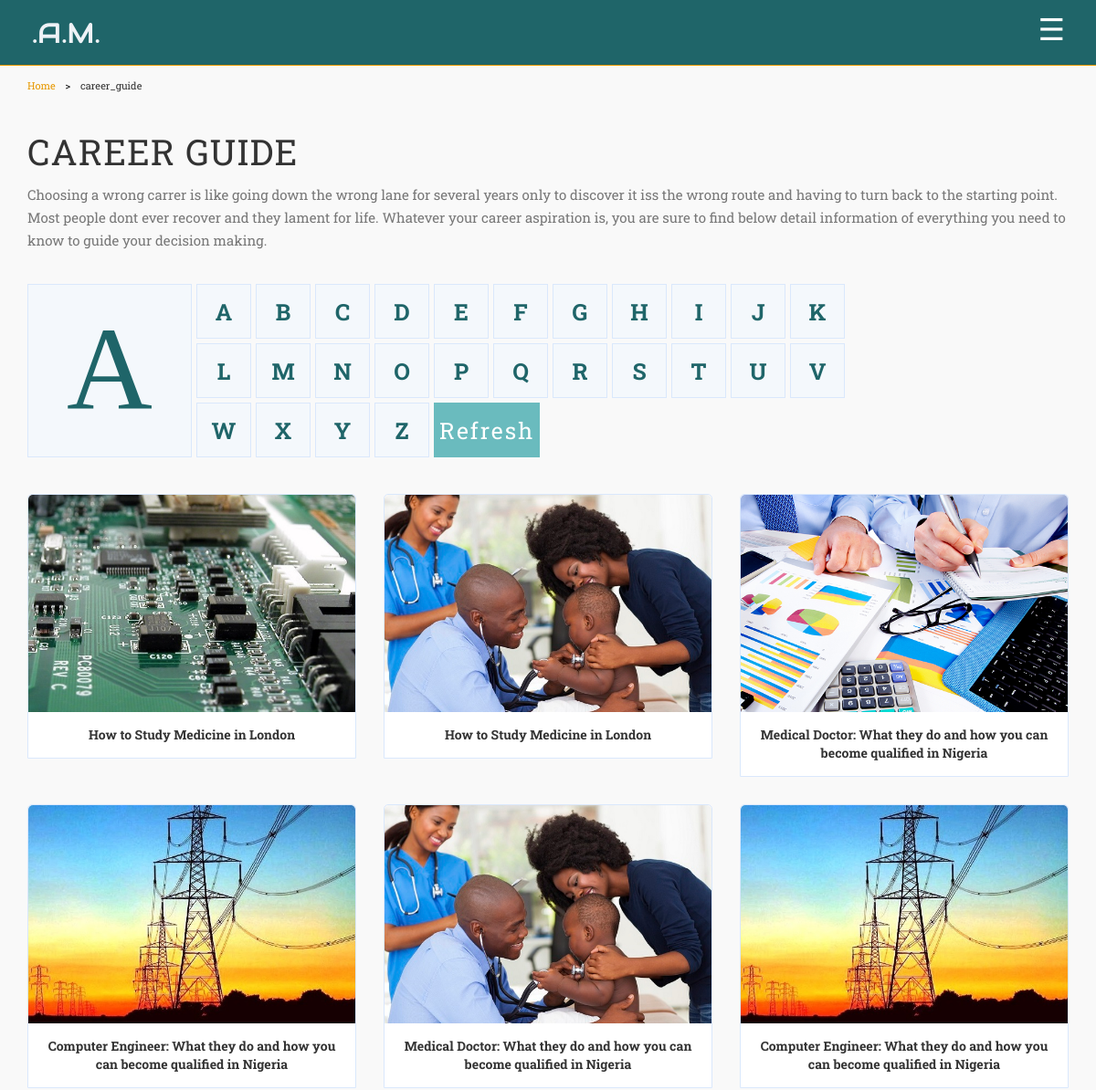
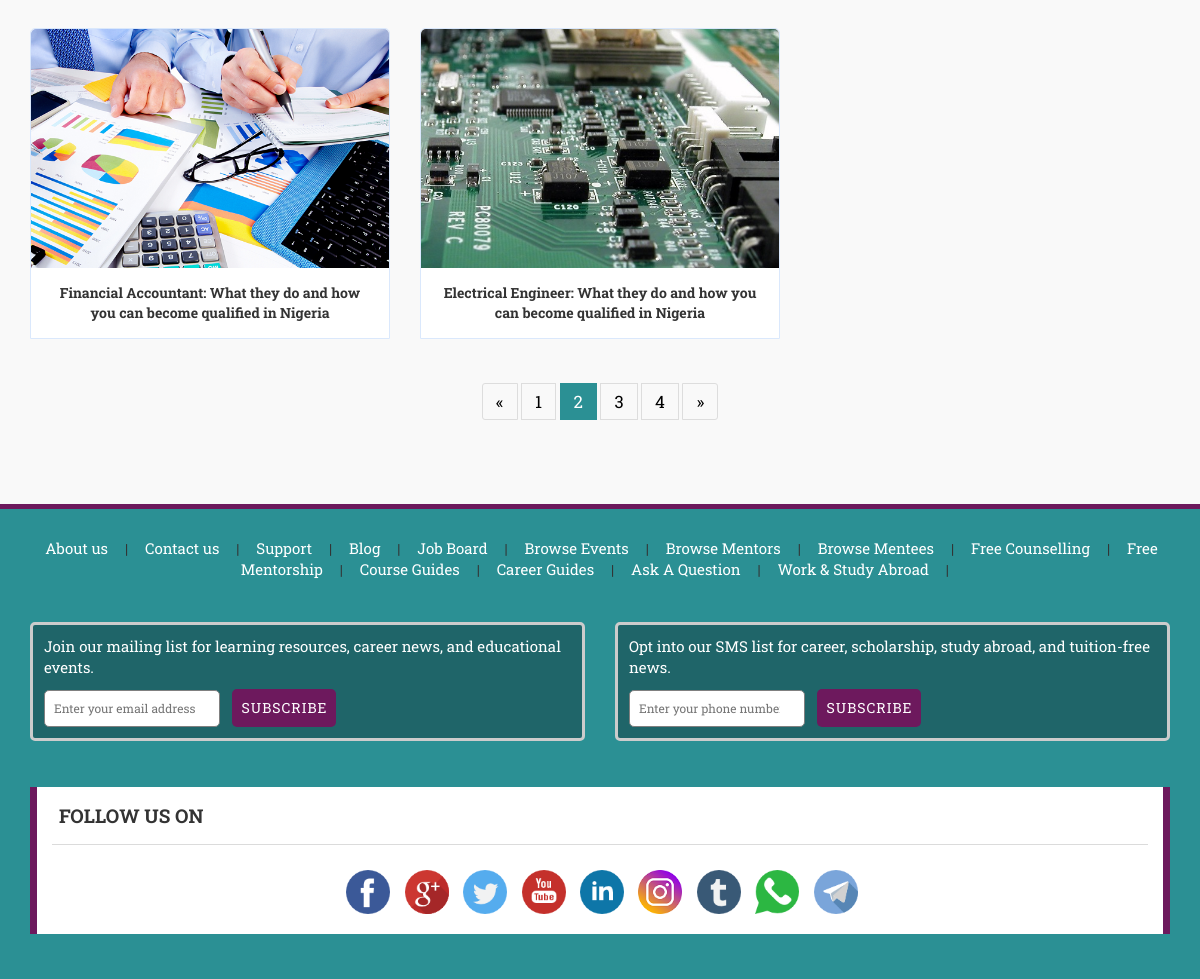
Screenshot of /index.php/career_guide with the database file from the repository (2 pictures, top to bottom).
### tables this page shows
CREATE TABLE `couse_guide` (
  `id` int(11) NOT NULL,
  `title` text NOT NULL,
  `description` longtext NOT NULL,
  `date` varchar(20) NOT NULL,
  `img` varchar(255) NOT NULL,
  `status` int(1) NOT NULL,
  `catid` int(11) NOT NULL,
  `tab1` text NOT NULL,
  `tab1_content` longtext NOT NULL,
  `tab2` text NOT NULL,
  `tab2_content` longtext NOT NULL,
  `tab3` text NOT NULL,
  `tab3_content` longtext NOT NULL,
  `tab4` text NOT NULL,
  `tab4_content` longtext NOT NULL,
  `tab5` text NOT NULL,
  `tab5_content` longtext NOT NULL,
  `tab6` text NOT NULL,
  `tab6_content` longtext NOT NULL,
  `tab7` text NOT NULL,
  `tab7_content` longtext NOT NULL,
  `tab8` text NOT NULL,
  `tab8_content` longtext NOT NULL,
  `tab9` text NOT NULL,
  `tab9_content` longtext NOT NULL,
  `type` varchar(10) NOT NULL,
  `postby` int(11) NOT NULL
);

CREATE TABLE `footermenu` (
  `id` int(11) NOT NULL,
  `name` varchar(100) NOT NULL,
  `url` varchar(100) NOT NULL
);

CREATE TABLE `socials` (
  `id` int(11) NOT NULL,
  `name` varchar(255) NOT NULL,
  `link` varchar(255) NOT NULL,
  `img` varchar(100) NOT NULL,
  `status` int(1) NOT NULL
);

### application/controllers/Career_guide.php (called while the page is built, shortened)
<?php
class career_guide extends CI_Controller {
	function __construct() {
		$this->load->model("Mdl_career");
	}
	public function index()
	{
		$data['page_title'] = "Student Career Guilde: Guilding student for their careers";
		$data['career'] = $this->Mdl_career->allCareer();
		$this->load->view('template/header', $data);
		$this->load->view('career-guide', $data);
		$this->load->view('template/footer');
	}
}

### index.php (called while the page is built, shortened)
<?php
require_once BASEPATH.'core/CodeIgniter.php';

### application/models/Mdl_career.php (called while the page is built, shortened)
<?php
class Mdl_career extends CI_Model {
	function allCareer() {
		$this->db->order_by("id","DESC");
    $query = $this->db->get('couse_guide');
    return $query->result();
  }
}

### application/views/career-guide.php (the view, shortened to what this page needs)
<div class="container">
	<div class="row">
		<div class="col-md-12">
			<p class="career_guide">CAREER GUIDE</p>
			<p class="discretion">Choosing a wrong carrer is like going down the wrong lane for several years only to discover it iss the wrong route and having to turn back to the starting point. Most people dont ever recover and they lament for life. Whatever your career aspiration is, you are sure to find below detail information of everything you need to know to guide your decision making.</p>
		</div>
	</div>
</div>
<div class="container">
	<div class="row">
		<div class="col-md-2 big_alpha">
			<div class="big_box" id="mainadd">
				A
			</div>
		</div>
		<div class="col-md-10 small_alpha">
			<div class="row">
				<div class="col-md-12">
					<div class="small_boxes">
						<li onclick="clickText(this.id)" id="A" class="f-active">A</li>
						<li onclick="clickText(this.id)" id="B">B</li>
						<li onclick="clickText(this.id)" id="C">C</li>
						<li onclick="clickText(this.id)" id="D">D</li>
						<li onclick="clickText(this.id)" id="E">E</li>
						<li onclick="clickText(this.id)" id="F">F</li>
						<li onclick="clickText(this.id)" id="G">G</li>
						<li onclick="clickText(this.id)" id="H">H</li>
						<li onclick="clickText(this.id)" id="I">I</li>
						<li onclick="clickText(this.id)" id="J">J</li>
						<li onclick="clickText(this.id)" id="K">K</li>
					</div>
				</div>
				<div class="col-md-12">
					<div class="small_boxes">
						<li onclick="clickText(this.id)" id="L">L</li>
						<li onclick="clickText(this.id)" id="M">M</li>
						<li onclick="clickText(this.id)" id="N">N</li>
						<li onclick="clickText(this.id)" id="O">O</li>
						<li onclick="clickText(this.id)" id="P">P</li>
						<li onclick="clickText(this.id)" id="Q">Q</li>
						<li onclick="clickText(this.id)" id="R">R</li>
						<li onclick="clickText(this.id)" id="S">S</li>
						<li onclick="clickText(this.id)" id="T">T</li>
						<li onclick="clickText(this.id)" id="U">U</li>
						<li onclick="clickText(this.id)" id="V">V</li>
					</div>
				</div>
				<div class="col-md-12">
					<div class="small_boxes">
						<li onclick="clickText(this.id)" id="W">W</li>
						<li onclick="clickText(this.id)" id="X">X</li>
						<li onclick="clickText(this.id)" id="Y">Y</li>
						<li onclick="clickText(this.id)" id="Z">Z</li>
						<li style="background:none; border:none;"><button onclick="clickText(this.id)" id="All" type="button" name="button" class="resetFilter">Refresh</button></li>
					</div>
				</div>
			</div>
		</div>
	</div>
</div>
<div class="container">
	<div class="row course_guide position_l_r">
		<div class="container">
			<div class="row" id="result">
				<?php foreach($career as $row) : ?>
				<div class="col-sm-4 col-md-4">
					<div class="gallery">
						<a target="" href="<?php echo "career_guide/read/" .$row->id ."/". url_title($row->title); ?>">
							<img src="<?php echo base_url(); ?>images/<?php echo $row->img; ?>" alt="Electrical Enigineer">
						</a>
						<div class="desc"><?php echo $row->title; ?></div>
					</div>
				</div>
				<?php endforeach; ?>
			</div>
		</div>
	</div>
</div>
<div class="container">
	<div class="row">
		<div class="col-md-12">
			<div class="listpagination centerpagination">
			  <a href="#">«</a>
			  <a href="#">1</a>
			  <a class="active" href="#">2</a>
			  <a href="#">3</a>
			  <a href="#">4</a>
			  <a href="#">»</a>
			</div>
		</div>
	</div>
</div>

### application/views/template/header.php (shortened to what this page needs)
<!DOCTYPE html>
<html lang="en">
  <head>
    <link href='<?php echo base_url(); ?>css/bootstrap.min.css' rel="stylesheet">
    <link href='<?php echo base_url(); ?>css/custom.css' rel="stylesheet">
    <link href='<?php echo base_url(); ?>css/ma5slider.min.css' rel="stylesheet" type="text/css">
    <link rel="stylesheet" href="https://maxcdn.bootstrapcdn.com/font-awesome/4.4.0/css/font-awesome.min.css">
      <link href="vendor/font-awesome/css/font-awesome.min.css" rel="stylesheet" type="text/css">
  	<link rel='stylesheet prefetch' href='https://cdnjs.cloudflare.com/ajax/libs/font-awesome/4.6.3/css/font-awesome.min.css'>
  </head>
  <body class="am_home_page">
    <div class="navbar-wrapper">
    	<div class="container-fluid">
    		<nav class="navbar navbar-default navbar-fixed-top navbar_back">
    			<div class="container-fluid">
    				<div class="logo_am">
    					<a href="<?php echo base_url(); ?>">
    						<p>.A.M.</p>
    					</a>
    				</div>
    				<span class="main_menu_icon" onclick="openNav()">&#9776;
            </span>
    			</div>
    		</nav>
    	</div>
    </div>
      <?php  if(current_url() == base_url() ) { } else {?>
    <br />
    <div class="container">
    	<div class="row">
    		<div class="row">
    			<div class="col-xs-12 col-sm-12 col-md-12">
    				<ul class="top_breadcrumb">
    				  <li><a href="#">Home</a></li>
    				  <li id="me">
                <?php
                if($this->uri->segment(1)=="my") {
                  echo $this->uri->segment(2);
                } else {
                  echo $this->uri->segment(1);
                }
                ?>
              </li>
    				</ul>
    			</div>
    		</div>
    	</div>
    </div>
<?php } ?>

### application/views/template/footer.php (shortened to what this page needs)
<footer>
	<div class="container-fluid footer">
		<div class="container">
			<div class="row">
				<div class="col-md-12 menu text-center">
					<p>
						<?php $query = $this->db->get('footerMenu')->result();
						foreach($query as $f) {
						 ?>
						<a href="<?php echo $f->url; ?>"><?php echo $f->name; ?></a>
						<span> &nbsp;&nbsp; | &nbsp;&nbsp; </span>
					<?php } ?>
					</p>
				</div>
			</div>
			<div class="row newsletter_section">
				<div class="col-sm-6 col-md-6">
					<div class="subscription">
						<p>Join our mailing list for learning resources, career news, and educational events.</p>
						<div class="email_phone">
							<form>
							<input class="email" type="email" id="p-email" placeholder="Enter your email address" required>
							<input class="button" type="submit" value="SUBSCRIBE" onclick="mailList()">
						 </form>
						</div>
					</div>
					</div>
				<div class="col-sm-6 col-md-6">
					<div class="subscription">
						<p>Opt into our SMS list for career, scholarship, study abroad, and tuition-free news.</p>
						<div class="email_phone">
							<form>
							<input class="email" type="number" id="p-phone" placeholder="Enter your phone number" required/>
							<input class="button" type="submit" value="SUBSCRIBE" onclick="phoneList()">
							</form>
						</div>
					</div>
				</div>
			</div>
			<?php
				$query = $this->db->get('socials')->result();
			?>
			<div class="row">
				<div class="col-md-12">
					<div class="followus">
						<p class="text">FOLLOW US ON</p>
						<hr class="divider">
						<div class="text-center">
						<?php foreach($query as $r) { ?>
						<div class="social_share_icon">
							<a href="<?php echo $r->link; ?>"><img class="img-responsive" src="<?php echo base_url(); ?>images/<?php echo $r->img; ?>" alt="Lights"></a>
						</div>
					<?php } ?>
					</div>
					</div>
				</div>
			</div>
		</div>
	</div>
</footer>
</body>
</html>

### css/custom.css (style rules this page uses)
footer { margin-top: 75px; position: relative; }

### css/agency.css (style rules this page uses)
body { webkit-tap-highlight-color: #fed136; }

### css/style.css (style rules this page uses)
ul { list-style: none; }
a { text-decoration: none; }
.logo_am { display: inline-block; border-radius: 9px; margin: 11px 0px 11px 15px; font-size: 31px; line-height: 11px; padding: 15px 5px 3px 5px; font-family: 'Audiowide'; float: left; }
.logo_am a { color: #eef2f6; text-decoration: none; }
.main_menu_icon { font-size: 33px; cursor: pointer; color: #fff!important; margin: 3px 19px 0 27px; display: inline-block; float: right; }

### rows the page displays
couse_guide: img (picture), title "How to Study Medicine in London"
couse_guide: img (picture), title "How to Study Medicine in London"
couse_guide: img (picture), title "Medical Doctor: What they do and how you can become qualified in Nigeria"
couse_guide: img (picture), title "Computer Engineer: What they do and how you can become qualified in Nigeria"
couse_guide: img (picture), title "Medical Doctor: What they do and how you can become qualified in Nigeria"
couse_guide: img (picture), title "Computer Engineer: What they do and how you can become qualified in Nigeria"
couse_guide: img (picture), title "Financial Accountant: What they do and how you can become qualified in Nigeria"
couse_guide: img (picture), title "Electrical Engineer: What they do and how you can become qualified in Nigeria"
footermenu: name "About us"
footermenu: name "Contact us"
footermenu: name "Support"
footermenu: name "Blog"
footermenu: name "Job Board"
footermenu: name "Browse Events"
footermenu: name "Browse Mentors"
footermenu: name "Browse Mentees"
footermenu: name "Free Counselling"
footermenu: name "Free Mentorship"
footermenu: name "Course Guides"
footermenu: name "Career Guides"
footermenu: name "Ask A Question"
footermenu: name "Work & Study Abroad"
socials: img (picture)
socials: img (picture)
socials: img (picture)
socials: img (picture)
socials: img (picture)
socials: img (picture)
socials: img (picture)
socials: img (picture)
socials: img (picture)

### other values shown
$this->uri->segment(1) "career_guide"
